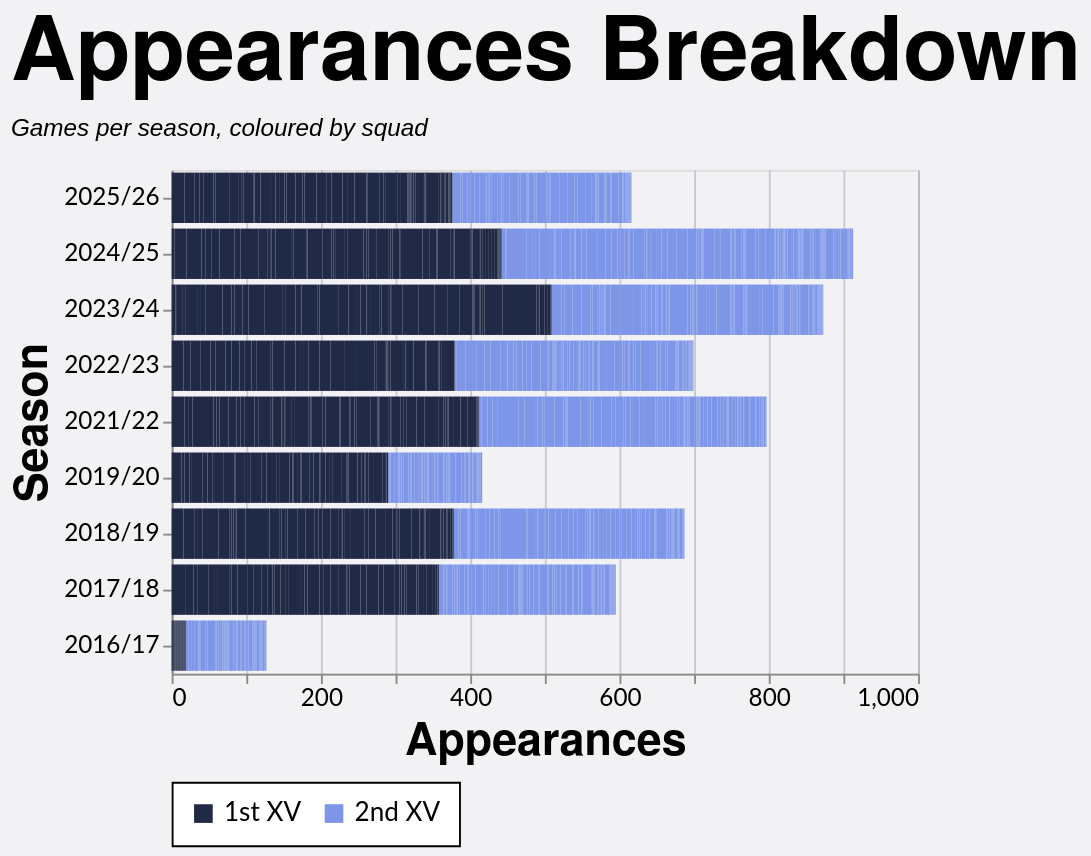

Vega-Lite specification for this chart:
### Vega-Lite specification from a JSON file in a GitHub repository (floating-point values rounded to 4 significant figures; data arrays with more than 128 entries replaced by an {"elided": "..."} marker saying what was removed)
{"config": {"axis": {"labelFont": "Lato, sans-serif", "titleFont": "PT Sans Narrow, Helvetica Neue, Helvetica, Arial, sans-serif", "labelFontSize": 13, "titleFontSize": 24, "gridColor": "#202947", "gridOpacity": 0.2}, "header": {"labelFont": "PT Sans Narrow, Helvetica Neue, Helvetica, Arial, sans-serif", "titleFont": "PT Sans Narrow, Helvetica Neue, Helvetica, Arial, sans-serif", "labelFontSize": 24, "titleFontSize": 28, "labelFontWeight": "bold", "orient": "left"}, "legend": {"labelFont": "Lato, sans-serif", "titleFont": "PT Sans Narrow, Helvetica Neue, Helvetica, Arial, sans-serif", "labelFontSize": 14, "titleFontSize": 16, "titlePadding": 5, "fillColor": "white", "strokeColor": "black", "padding": 10, "titleFontWeight": "lighter", "titleFontStyle": "italic", "titleColor": "gray", "offset": 10}, "title": {"font": "PT Sans Narrow, Helvetica Neue, Helvetica, Arial, sans-serif", "fontSize": 48, "fontWeight": "bold", "anchor": "start", "align": "center", "titlePadding": 20, "subtitlePadding": 10, "subtitleFontSize": 13, "subtitleColor": "", "subtitleFontStyle": "italic", "offset": 15, "color": "black"}, "axisX": {"labelAngle": 0}, "facet": {"title": null, "header": null, "align": {"row": "each", "column": "each"}}, "resolve": {"scale": {"y": "independent", "facet": "independent"}}, "background": "#f2f1f4"}, "data": {"name": "data-50e4e9303c760501255f421669a38e62"}, "mark": {"type": "bar"}, "encoding": {"color": {"field": "color_value", "legend": {"orient": "bottom", "title": null}, "scale": {"range": ["#202946", "#7d96e8", "#99151520"]}, "sort": ["1st XV", "2nd XV", "Unknown"], "type": "nominal"}, "tooltip": [{"field": "player", "title": "Player", "type": "nominal"}, {"field": "season", "title": "Season", "type": "nominal"}, {"field": "color_value", "title": "Group", "type": "nominal"}, {"aggregate": "sum", "field": "apps", "title": "Appearances", "type": "quantitative"}], "x": {"aggregate": "sum", "field": "apps", "title": "Appearances", "type": "quantitative"}, "y": {"field": "season", "sort": {"field": "season_sort", "op": "max", "order": "descending"}, "title": "Season", "type": "nominal"}}, "height": {"step": 30}, "title": {"text": "Appearances Breakdown", "subtitle": "Games per season, coloured by squad"}, "width": 400, "$schema": "https://vega.github.io/schema/vega-lite/v5.20.1.json", "datasets": {"data-50e4e9303c760501255f421669a38e62": {"elided": "2714 records"}}}
